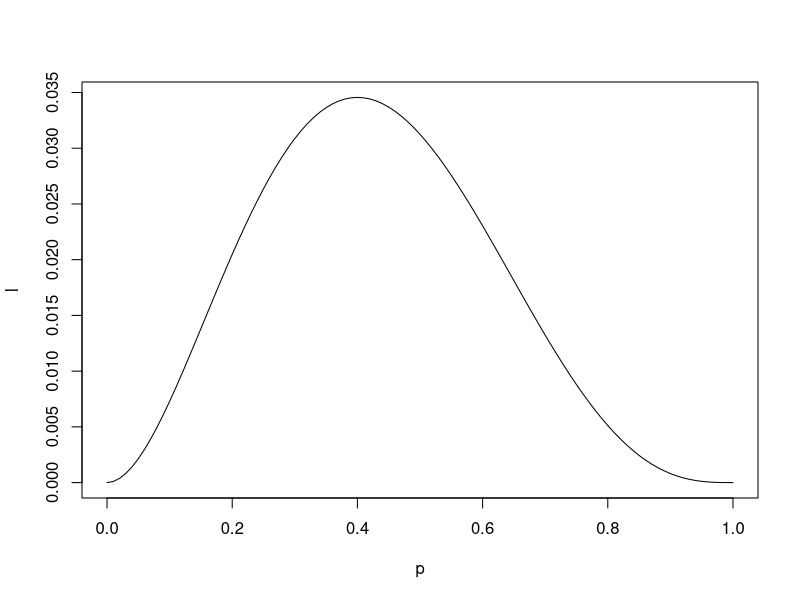
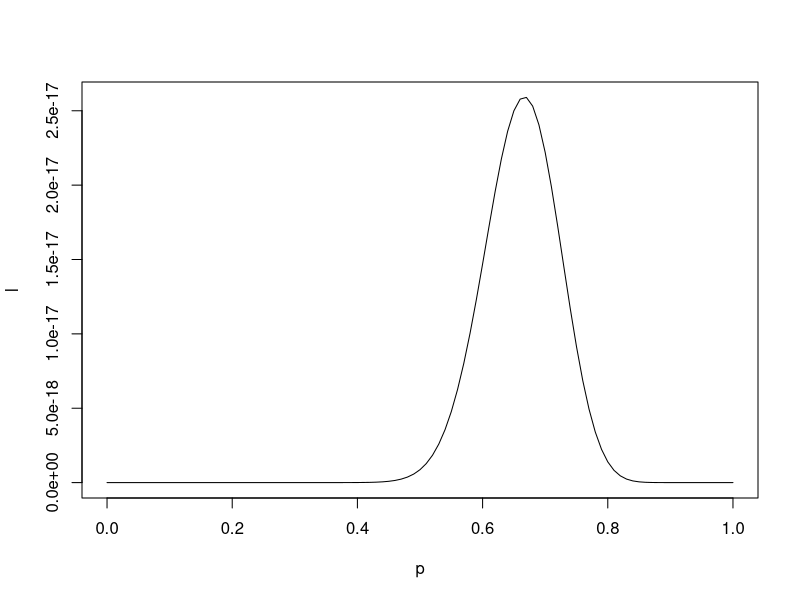

Generate these figures, in order, with R:
## ---- chunk 1
# compare what happens when we increase n. 
p <- seq(0,1,by=0.01)
l <- (p^2)*(1-p)^3
plot(l ~ p, type="l")
p[which(l == max(l))]

p <- seq(0,1,by=0.01)
l <- (p^40)*(1-p)^20
plot(l ~ p, type="l")
p[which(l == max(l))]

